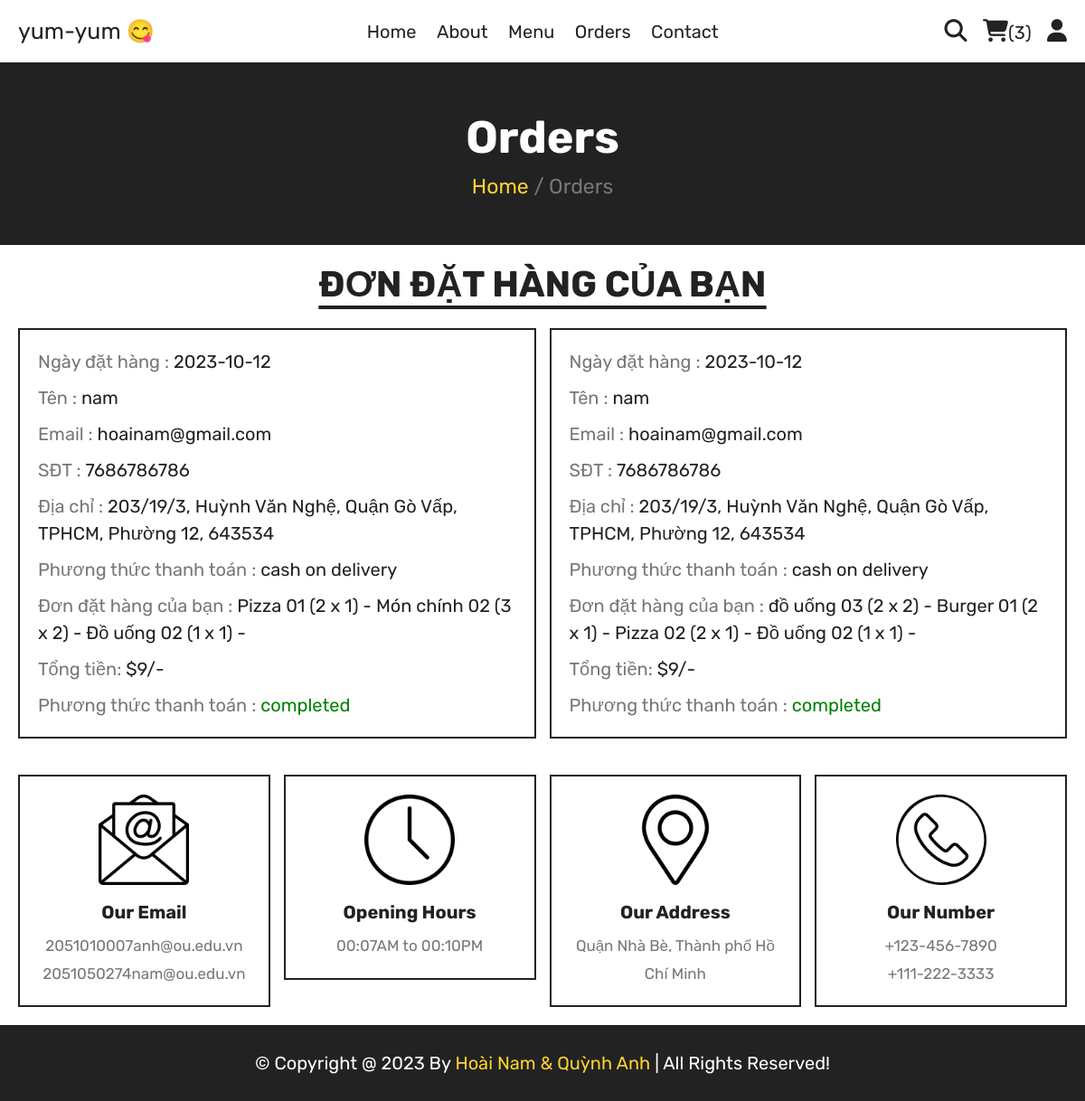
Screenshot of /orders.php (signed in) with the database file from the repository.
### tables this page shows
CREATE TABLE `orders` (
  `id` int(100) NOT NULL,
  `user_id` int(100) NOT NULL,
  `name` varchar(20) NOT NULL,
  `number` varchar(10) NOT NULL,
  `email` varchar(50) NOT NULL,
  `method` varchar(50) NOT NULL,
  `address` varchar(500) NOT NULL,
  `total_products` varchar(1000) NOT NULL,
  `total_price` int(100) NOT NULL,
  `placed_on` date NOT NULL DEFAULT current_timestamp(),
  `payment_status` varchar(20) NOT NULL DEFAULT 'pending'
);

### orders.php (the view, shortened to what this page needs)
<?php
include 'components/connect.php';
if(isset($_SESSION['user_id'])){
   $user_id = $_SESSION['user_id'];
}else{
   $user_id = '';
   header('location:home.php');
};
?>
<!DOCTYPE html>
<html lang="en">
<head>
   <link rel="stylesheet" href="https://cdnjs.cloudflare.com/ajax/libs/font-awesome/6.1.1/css/all.min.css">
   <link rel="stylesheet" href="css/style.css">
</head>
<body>
<?php include 'components/user_header.php'; ?>
<div class="heading">
   <h3>Orders</h3>
   <p><a href="html.php">Home</a> <span> / Orders</span></p>
</div>
<section class="orders">
   <h1 class="title">Đơn đặt hàng của bạn</h1>
   <div class="box-container">
   <?php
      if($user_id == ''){
         echo '<p class="empty">Vui lòng đăng nhập để xem đơn hàng của bạn!</p>';
      }else{
         $select_orders = $conn->prepare("SELECT * FROM `orders` WHERE user_id = ?");
         $select_orders->execute([$user_id]);
         if($select_orders->rowCount() > 0){
            while($fetch_orders = $select_orders->fetch(PDO::FETCH_ASSOC)){
   ?>
   <div class="box">
      <p>Ngày đặt hàng : <span><?= $fetch_orders['placed_on']; ?></span></p>
      <p>Tên : <span><?= $fetch_orders['name']; ?></span></p>
      <p>Email : <span><?= $fetch_orders['email']; ?></span></p>
      <p>SĐT : <span><?= $fetch_orders['number']; ?></span></p>
      <p>Địa chỉ : <span><?= $fetch_orders['address']; ?></span></p>
      <p>Phương thức thanh toán : <span><?= $fetch_orders['method']; ?></span></p>
      <p>Đơn đặt hàng của bạn : <span><?= $fetch_orders['total_products']; ?></span></p>
      <p>Tổng tiền: <span>$<?= $fetch_orders['total_price']; ?>/-</span></p>
      <p>Phương thức thanh toán : <span style="color:<?php if($fetch_orders['payment_status'] == 'pending'){ echo 'red'; }else{ echo 'green'; }; ?>"><?= $fetch_orders['payment_status']; ?></span> </p>
   </div>
   <?php
      }
      }else{
         echo '<p class="empty">Chưa có đơn đặt hàng nào được đặt!</p>';
      }
      }
   ?>
   </div>
</section>
<?php include 'components/footer.php'; ?>
</body>
</html>

### css/style.css (style rules this page uses)
:root { --yellow:#fed330; --red:#e74c3c; --white:#fff; --black:#222; --light-color:#777; --border:.2rem solid var(--black); }
* { font-family: 'Rubik', sans-serif; margin:0; padding:0; box-sizing: border-box; outline: none; border: none; text-decoration: none; }
html { font-size: 62.5%; overflow-x: hidden; scroll-behavior: smooth; stop-opacity: 7rem; }
section { margin:0 auto; max-width: 1200px; padding:2rem; }
.title { text-align: center; margin-bottom: 2.5rem; font-size: 4rem; color:var(--black); text-transform: uppercase; text-decoration: underline; text-underline-offset: 1rem; }
.heading { display: flex; align-items: center; justify-content: center; gap:1rem; flex-flow: column; background-color: var(--black); min-height: 20rem; }
.heading h3 { font-size: 5rem; color:var(--white); text-transform: capitalize; }
.heading p { font-size: 2.3rem; color:var(--light-color); }
.heading p a { color:var(--yellow); }
.orders .box-container { display: flex; flex-wrap: wrap; gap:1.5rem; align-items: flex-start; }
.orders .box-container .box { padding:1rem 2rem; border:var(--border); flex:1 1 40rem; }
.orders .box-container .box p { line-height: 1.5; margin:1rem 0; font-size: 2rem; color:var(--light-color); }
.orders .box-container .box p span { color:var(--black); }

### rows the page displays
orders: placed_on "2023-10-12", name "nam", email "hoainam@gmail.com", number "7686786786", address "203/19/3, Huỳnh Văn Nghệ, Quận Gò Vấp, TPHCM, Phường 12, 643534", method "cash on delivery", total_products "Pizza 01 (2 x 1) - Món chính 02 (3 x 2) - Đồ uống 02 (1 x 1) -", total_price "9", payment_status "completed"
orders: placed_on "2023-10-12", name "nam", email "hoainam@gmail.com", number "7686786786", address "203/19/3, Huỳnh Văn Nghệ, Quận Gò Vấp, TPHCM, Phường 12, 643534", method "cash on delivery", total_products "đồ uống 03 (2 x 2) - Burger 01 (2 x 1) - Pizza 02 (2 x 1) - Đồ uống 02 (1 x 1) -", total_price "9", payment_status "completed"

### other values shown
$total_cart_items "3"
